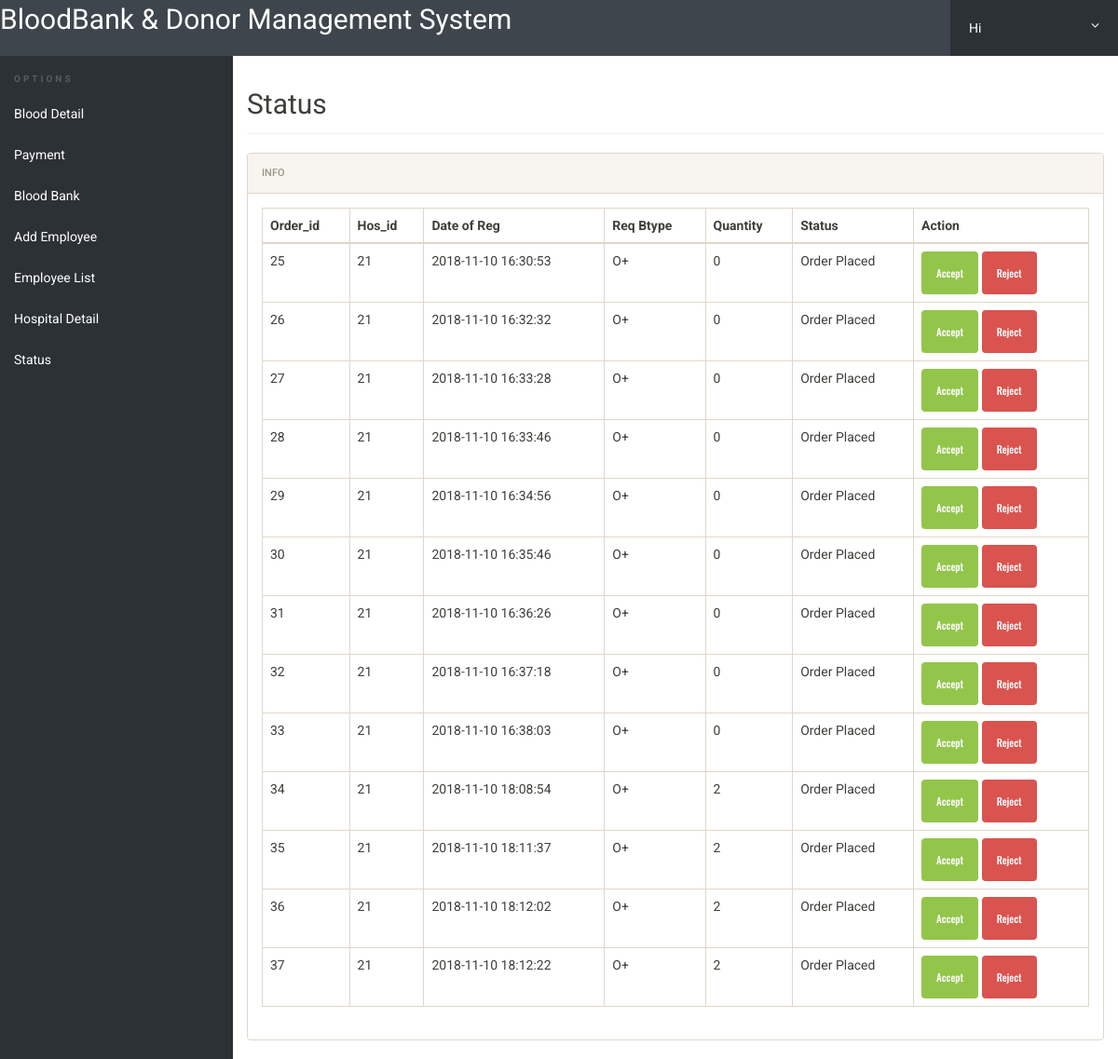
Page /bbdms/Manager/status.php (signed in) on the committed database.
### tables this page shows
CREATE TABLE `request` (
  `Order_id` int(11) NOT NULL,
  `Hos_id` int(11) NOT NULL,
  `Btype` varchar(2) NOT NULL,
  `Dateofreq` timestamp NOT NULL DEFAULT CURRENT_TIMESTAMP ON UPDATE CURRENT_TIMESTAMP,
  `Quantity` int(11) NOT NULL,
  `Status` text NOT NULL
);

### bbdms/Manager/status.php (the view, shortened to what this page needs)
<?php
include('includes/config.php');
if(strlen($_SESSION['username'])==0)
	{
header('location:index.php');
}
else{
 ?>
<!doctype html>
<html lang="en" class="no-js">
<head>
	<link rel="stylesheet" href="css/font-awesome.min.css">
	<link rel="stylesheet" href="css/bootstrap.min.css">
	<link rel="stylesheet" href="css/dataTables.bootstrap.min.css">
	<link rel="stylesheet" href="css/bootstrap-social.css">
	<link rel="stylesheet" href="css/bootstrap-select.css">
	<link rel="stylesheet" href="css/fileinput.min.css">
	<link rel="stylesheet" href="css/awesome-bootstrap-checkbox.css">
	<link rel="stylesheet" href="css/style.css">
</head>
<body>
	<?php include('includes/header.php');?>
	<div class="ts-main-content">
		<?php include('includes/leftbar.php');?>
		<div class="content-wrapper">
			<div class="container-fluid">
				<div class="row">
					<div class="col-md-12">
						<h2 class="page-title">Status</h2>
						<div class="panel panel-default">
							<div class="panel-heading"> Info</div>
							<div class="panel-body">
								<table id="zctb" class="display table  table-bordered table-hover" cellspacing="0" width="100%">
									<thead>
										<tr>
                                            <th>Order_id</th>
										    <th>Hos_id</th>
											<th>Date of Reg</th>
											<th>Req Btype</th>
								            <th>Quantity</th>
											<th>Status</th>
											<th>Action</th>
										</tr>
									</thead>
<tbody>
<?php
$query = "Select * from request where status = 'Order Placed'";
$donors = mysqli_query($conn,$query);
while($row = mysqli_fetch_assoc($donors))
{
        $Order_id = $row['Order_id'];
        $Hos_id = $row['Hos_id'];
        $Dateofreq = $row['Dateofreq'];
        $Quantity = $row['Quantity'];
        $Status = $row['Status'];
        $Btype = $row['Btype'];
echo "<tr>";
echo "<td>$Order_id</td>";
echo "<td>$Hos_id</td>";
echo "<td>$Dateofreq</td>";
    echo "<td>$Btype</td>";
echo "<td>$Quantity</td>";
echo "<td>$Status</td>";
?>
<td>
<a class="btn btn-success"
<?php
  echo "href='accept.php?accept={$Order_id}'"
?>
name="submit" type="submit" role="button">Accept</a>
<a class="btn btn-danger"
<?php
  echo "href='reject.php?reject={$Order_id}'"
?>
name="submit" type="submit" role="button">Reject</a>
</td>
 <?php echo "<tr>";
     } ?>
									</tbody>
								</table>
							</div>
						</div>
					</div>
				</div>
			</div>
		</div>
	</div>
</body>
</html>
<?php } ?>

### bbdms/Manager/css/style.css (style rules this page uses)
html { font-size: 14px; }
@media only screen and (min-width: 480px) { html { font-size: 17px; } }
@media only screen and (min-width: 768px) { html { font-size: 14px; } }
body { font-size: 1em; }
a { color: #37a6c4; }
.btn { font-family: 'Oswald', sans-serif; }
.panel { overflow: hidden; }
.btn { text-transform: none; }
.page-title { padding-bottom: 15px; margin-bottom: 20px; border-bottom: 1px solid #f0f0f0; }
.ts-main-content .content-wrapper { padding-top: 15px; margin-top: 60px; }
@media only screen and (min-width: 992px) { .ts-main-content .content-wrapper { margin-left: 250px; } }

### rows in the picture
request: Order "25", Hos "21", Dateofreq "2018-11-10 16:30:53", Btype "O+", Quantity "0", Status "Order Placed"
request: Order "26", Hos "21", Dateofreq "2018-11-10 16:32:32", Btype "O+", Quantity "0", Status "Order Placed"
request: Order "27", Hos "21", Dateofreq "2018-11-10 16:33:28", Btype "O+", Quantity "0", Status "Order Placed"
request: Order "28", Hos "21", Dateofreq "2018-11-10 16:33:46", Btype "O+", Quantity "0", Status "Order Placed"
request: Order "29", Hos "21", Dateofreq "2018-11-10 16:34:56", Btype "O+", Quantity "0", Status "Order Placed"
request: Order "30", Hos "21", Dateofreq "2018-11-10 16:35:46", Btype "O+", Quantity "0", Status "Order Placed"
request: Order "31", Hos "21", Dateofreq "2018-11-10 16:36:26", Btype "O+", Quantity "0", Status "Order Placed"
request: Order "32", Hos "21", Dateofreq "2018-11-10 16:37:18", Btype "O+", Quantity "0", Status "Order Placed"
request: Order "33", Hos "21", Dateofreq "2018-11-10 16:38:03", Btype "O+", Quantity "0", Status "Order Placed"
request: Order "34", Hos "21", Dateofreq "2018-11-10 18:08:54", Btype "O+", Quantity "2", Status "Order Placed"
request: Order "35", Hos "21", Dateofreq "2018-11-10 18:11:37", Btype "O+", Quantity "2", Status "Order Placed"
request: Order "36", Hos "21", Dateofreq "2018-11-10 18:12:02", Btype "O+", Quantity "2", Status "Order Placed"
request: Order "37", Hos "21", Dateofreq "2018-11-10 18:12:22", Btype "O+", Quantity "2", Status "Order Placed"
